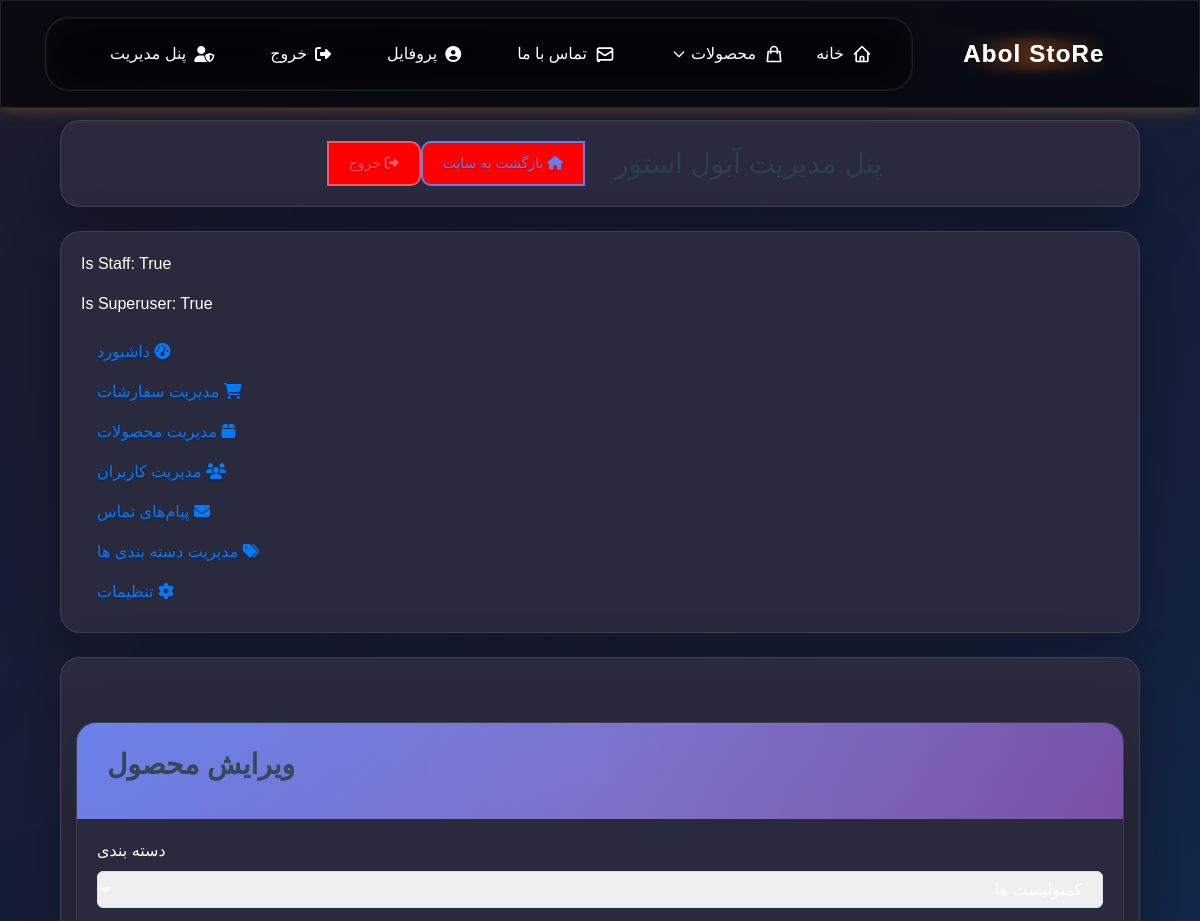
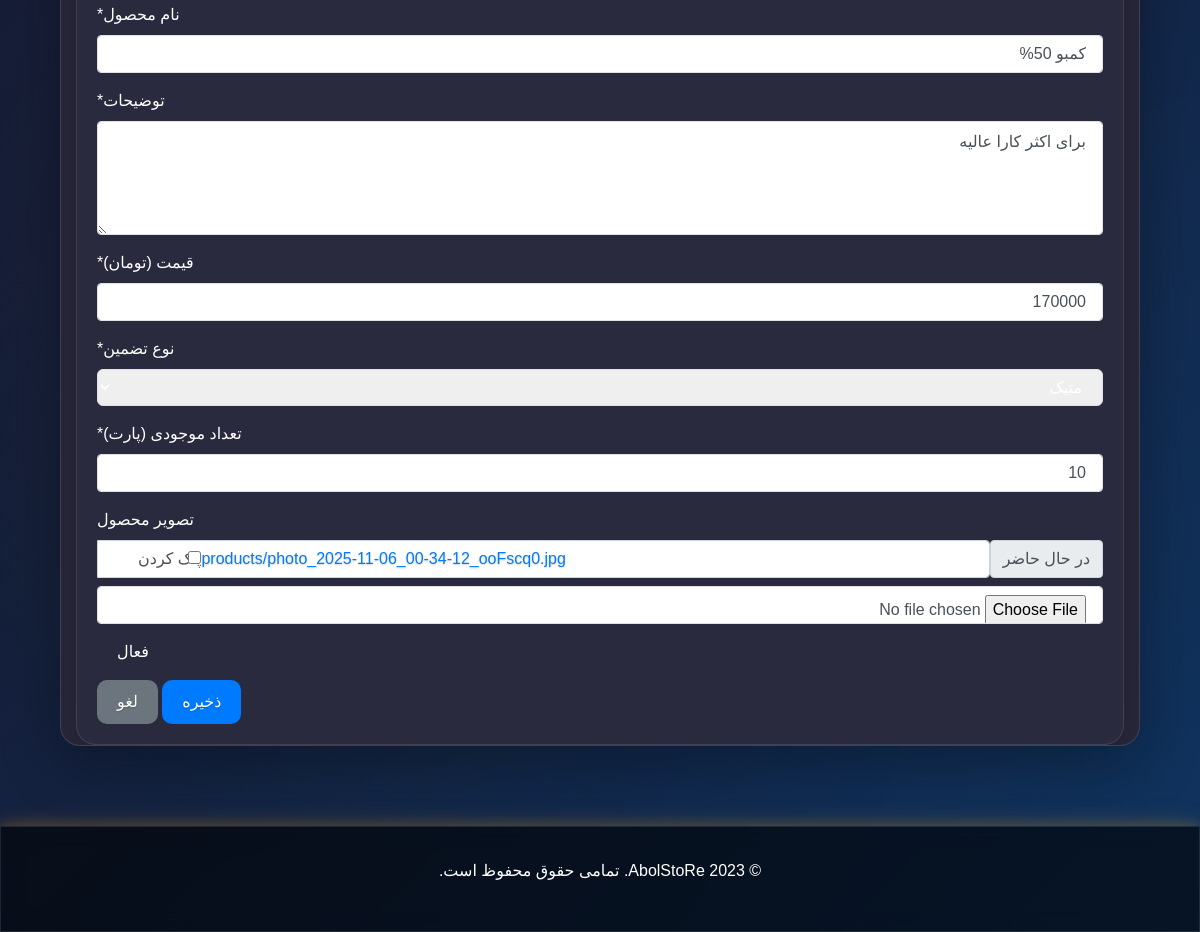
The app's page /admin-panel/products/edit/2/ (signed in) with its own data (2 pictures, top to bottom).
### apps/accounts/models.py (models this page shows, shortened)
class User(AbstractUser):
    full_name = models.CharField(_('نام کامل'), max_length=150, blank=True)
    phone_number = models.CharField(_('شماره موبایل'), max_length=15, blank=True, null=True, unique=True)
    telegram_id = models.CharField(_('آیدی تلگرام'), max_length=100, blank=True, null=True, unique=True)
    accepted_terms = models.BooleanField(_('پذیرش قوانین'), default=False)
    class Meta:
        verbose_name = _('کاربر')
        verbose_name_plural = _('کاربران')

### apps/store/models.py (models this page shows, shortened)
class Product(models.Model):
    GUARANTEE_CHOICES = (
        ('metaK', 'متیک'),
        ('legend', 'لجند'),
        ('supertash', 'سوپرتاش'),
    )
    category = models.ForeignKey(Category, on_delete=models.SET_NULL, null=True, blank=True, related_name='products', verbose_name=_('دسته بندی'))
    name = models.CharField(_('نام محصول'), max_length=200)
    slug = models.SlugField(_('اسلاگ'), max_length=200, unique=True, allow_unicode=True)
    description = models.TextField(_('توضیحات'))
    price = models.PositiveIntegerField(_('قیمت (تومان)'))
    guarantee_type = models.CharField(_('نوع تضمین'), max_length=20, choices=GUARANTEE_CHOICES)
    stock = models.PositiveIntegerField(_('تعداد موجودی (پارت)'), default=1)
    image = models.ImageField(_('تصویر محصول'), upload_to='products/', blank=True, null=True)
    webp_image = models.ImageField(_('تصویر WebP محصول'), upload_to='products/webp/', blank=True, null=True)
    is_active = models.BooleanField(_('فعال'), default=True)
    created_at = models.DateTimeField(_('تاریخ ایجاد'), auto_now_add=True)
    updated_at = models.DateTimeField(_('تاریخ بروزرسانی'), auto_now=True)
    sales_count = models.PositiveIntegerField(_('تعداد فروش'), default=0)
    class Meta:
        verbose_name = _('محصول')
        verbose_name_plural = _('محصولات')
        ordering = ['-created_at']

class Category(models.Model):
    name = models.CharField(_('نام دسته'), max_length=100, unique=True)
    slug = models.SlugField(_('اسلاگ دسته'), max_length=100, unique=True, allow_unicode=True)
    description = models.TextField(_('توضیحات کوتاه'), blank=True, null=True)
    image = models.ImageField(_('تصویر دسته'), upload_to='categories/', blank=True, null=True)
    parent = models.ForeignKey('self', on_delete=models.SET_NULL, null=True, blank=True, related_name='children', verbose_name=_('والد'))
    is_active = models.BooleanField(_('فعال'), default=True)
    order = models.PositiveIntegerField(_('ترتیب نمایش'), default=0, help_text=_('ترتیب نمایش دسته در منوها'))
    meta_title = models.CharField(_('عنوان متا'), max_length=255, blank=True, null=True)
    meta_description = models.TextField(_('توضیحات متا'), blank=True, null=True)
    created_at = models.DateTimeField(_('تاریخ ایجاد'), auto_now_add=True)
    updated_at = models.DateTimeField(_('تاریخ بروزرسانی'), auto_now=True)
    class Meta:
        verbose_name = _('دسته بندی')
        verbose_name_plural = _('دسته بندی ها')
        ordering = ['order', 'name']
    def __str__(self):
        if self.parent:
            return f"{self.parent.name} -> {self.name}"
        return self.name

### apps/admin_panel/views.py (the view)
    @login_required(login_url='admin_panel:admin_login')
    @user_passes_test(lambda user: user.is_staff or user.is_superuser, login_url='admin_panel:admin_login')
    def wrapper(request, *args, **kwargs):
        return view_func(request, *args, **kwargs)

### apps/store/forms.py
class ProductForm(forms.ModelForm):
    class Meta:
        model = Product
        fields = ['category', 'name', 'description', 'price', 'guarantee_type', 'stock', 'image', 'is_active']
        widgets = {
            'description': forms.Textarea(attrs={'rows': 4}),
            'price': forms.NumberInput(attrs={'min': 0}),
            'stock': forms.NumberInput(attrs={'min': 0}),
        }
    def __init__(self, *args, **kwargs):
        super().__init__(*args, **kwargs)
        for field in self.fields:
            self.fields[field].widget.attrs.update({
                'class': 'w-full px-3 py-2 border border-gray-300 rounded-md focus:outline-none focus:ring-2 focus:ring-orange-500'
            })

### apps/admin_panel/views.py (called while the page is built)
def admin_required(view_func):
    @login_required(login_url='admin_panel:admin_login')
    @user_passes_test(lambda user: user.is_staff or user.is_superuser, login_url='admin_panel:admin_login')
    def wrapper(request, *args, **kwargs):
        return view_func(request, *args, **kwargs)
    return wrapper

@admin_required
def admin_product_edit(request, product_id):
    product = get_object_or_404(Product, id=product_id)
    if request.method == 'POST':
        form = ProductForm(request.POST, request.FILES, instance=product)
        if form.is_valid():
            form.save()
            messages.success(request, 'محصول با موفقیت به‌روزرسانی شد.')
            return redirect('admin_panel:admin_products_list')
    else:
        form = ProductForm(instance=product)
    return render(request, 'admin/product_form.html', {'form': form, 'title': 'ویرایش محصول', 'product': product})

### apps/store/urls.py (called while the page is built)
    def to_url(self, value):
        return value

### config/context_processors.py (called while the page is built)
def cart_count(request):
    cart_count = 0
    if request.user.is_authenticated:
        cart_count = Order.objects.filter(
            user=request.user,
            status__in=['pending', 'waiting']
        ).count()
    return {'cart_count': cart_count}

def categories_context(request):
    categories = Category.objects.filter(is_active=True).order_by('name')
    return {'categories': categories}

### frontend/templates/admin/product_form.html (shortened to what this page needs)
{% extends 'admin/base.html' %}
{% load crispy_forms_tags %}
{% block content %}
<div class="container mt-4">
    <div class="card">
        <div class="card-header">
            <h3 class="card-title">{{ title }}</h3>
        </div>
        <div class="card-body">
            <form method="post" enctype="multipart/form-data" action="{% if product %}{% url 'admin_panel:admin_product_edit' product.id %}{% else %}{% url 'admin_panel:admin_product_create' %}{% endif %}">
                {{ form|crispy }}
                <button type="submit" class="btn btn-primary">ذخیره</button>
                <a href="{% url 'admin_panel:admin_products_list' %}" class="btn btn-secondary">لغو</a>
            </form>
        </div>
    </div>
</div>
{% endblock %}

### frontend/templates/admin/base.html (shortened to what this page needs)
{% extends 'base.html' %}
{% load static %}
{% block admin_content %}
<div class="container mt-4">
    <div class="card mb-4">
        <div class="card-body">
            <div class="row align-items-center">
                <div class="col-md-6">
                    <h1 class="h3 mb-0">پنل مدیریت آبول استور</h1>
                </div>
                <div class="col-md-6 text-md-right">
                    <div class="btn-group" role="group">
                        <a href="{% url 'store:home' %}" class="btn btn-outline-primary btn-sm admin-action-btn">
                            <i class="fas fa-home"></i> بازگشت به سایت
                        </a>
                        {% if user.is_authenticated %}
                        <a href="{% url 'accounts:logout' %}" class="btn btn-outline-danger btn-sm admin-action-btn">
                            <i class="fas fa-sign-out-alt"></i> خروج
                        </a>
                        {% endif %}
                    </div>
                </div>
            </div>
        </div>
    </div>
    <div class="card mb-4">
        <div class="card-body">
            <p>Is Staff: {{ request.user.is_staff }}</p>
            <p>Is Superuser: {{ request.user.is_superuser }}</p>
            <nav class="nav flex-column">
                <a href="{% url 'admin_panel:admin_dashboard' %}" class="nav-item nav-link {% if request.resolver_match.url_name == 'admin_dashboard' %}active{% endif %}">
                    <i class="fas fa-tachometer-alt"></i> داشبورد
                </a>
                <a href="{% url 'admin_panel:admin_orders_list' %}" class="nav-item nav-link {% if 'order' in request.resolver_match.url_name %}active{% endif %}">
                    <i class="fas fa-shopping-cart"></i> مدیریت سفارشات
                </a>
                <li class="nav-item">
                  <a class="nav-link" href="{% url 'admin_panel:admin_products_list' %}">
                    <i class="fas fa-box"></i>
                    <span>مدیریت محصولات</span>
                  </a>
                </li>
                <a href="{% url 'admin_panel:admin_users_list' %}" class="nav-item nav-link {% if 'user' in request.resolver_match.url_name %}active{% endif %}">
                    <i class="fas fa-users"></i> مدیریت کاربران
                </a>
                <a href="{% url 'admin_panel:admin_contact_messages' %}" class="nav-item nav-link {% if 'contact' in request.resolver_match.url_name %}active{% endif %}">
                    <i class="fas fa-envelope"></i> پیام‌های تماس
                </a>
                <a href="{% url 'admin_panel:admin_categories_list' %}" class="nav-item nav-link {% if 'category' in request.resolver_match.url_name %}active{% endif %}">
                    <i class="fas fa-tags"></i> مدیریت دسته بندی ها
                </a>
                <a href="{% url 'admin_panel:admin_settings' %}" class="nav-item nav-link {% if 'setting' in request.resolver_match.url_name %}active{% endif %}">
                    <i class="fas fa-cog"></i> تنظیمات
                </a>
            </nav>
        </div>
    </div>
    <div class="card">
        <div class="card-body">
</div>
{% endblock admin_content %}
{% block extra_css %}
<link href="https://stackpath.bootstrapcdn.com/bootstrap/4.5.2/css/bootstrap.min.css" rel="stylesheet">
<link rel="stylesheet" href="{% static 'admin/css/dashboard.css' %}>
<link rel="stylesheet" href="https://cdnjs.cloudflare.com/ajax/libs/font-awesome/6.1.1/css/all.min.css" />
{% endblock %}

### frontend/templates/admin/base.html (style rules this page uses)
:root { --primary-gradient: linear-gradient(135deg, #667eea 0%, #764ba2 100%); --secondary-gradient: linear-gradient(135deg, #f093fb 0%, #f5576c 100%); --success-gradient: linear-gradient(135deg, #4facfe 0%, #00f2fe 100%); --warning-gradient: linear-gradient(135deg, #43e97b 0%, #38f9d7 100%); --dark-bg: #1a1a2e; --card-bg: rgba(255, 255, 255, 0.98); }
body { background: linear-gradient(135deg, #1a1a2e 0%, #16213e 50%, #0f3460 100%); min-height: 100vh; font-family: 'Vazirmatn', 'Arial', sans-serif; }
.card { background: #2a2a3e; color: white; backdrop-filter: blur(20px); border-radius: 20px; box-shadow: 0 20px 60px rgba(0,0,0,0.3); border: 1px solid rgba(255,255,255,0.1); overflow: hidden; transition: transform 0.3s ease, box-shadow 0.3s ease; }
.card-header { background: var(--primary-gradient); color: white; border: none; padding: 25px 30px; position: relative; overflow: hidden; }
.card-header::before { content: ''; position: absolute; top: -50%; right: -50%; width: 200%; height: 200%; background: radial-gradient(circle, rgba(255,255,255,0.1) 0%, transparent 70%); animation: shimmer 3s infinite; }
.btn { border-radius: 10px; font-weight: 500; padding: 10px 20px; transition: all 0.3s ease; border: none; position: relative; overflow: hidden; }
.btn::before { content: ''; position: absolute; top: 0; right: -100%; width: 100%; height: 100%; background: linear-gradient(90deg, transparent, rgba(255,255,255,0.2), transparent); transition: right 0.5s ease; }
.btn-outline-primary { background: transparent; color: #667eea; border: 2px solid #667eea; }
.btn-outline-danger { background: transparent; color: #f5576c; border: 2px solid #f5576c; }
h1, h2, h3, h4, h5, h6 { font-weight: 700; color: #2c3e50; }
.container { animation: fadeInUp 0.6s ease-out; }
.admin-action-btn { transition: background-color 0.3s ease, transform 0.3s ease, box-shadow 0.3s ease; background-color: red !important; }

### frontend/templates/base.html (style rules this page uses)
.admin-action-btn { transition: all 0.3s ease; }

### records on screen
User: user.is_staff "True", user.is_superuser "True"
Product: category "کمبولیست ها", description "برای اکثر کارا عالیه", price "170000", guarantee_type "متیک", stock "10", is_active "☑"
Category: name "کمبو 50%"

### other values on screen
{{ title }} "ویرایش محصول"
